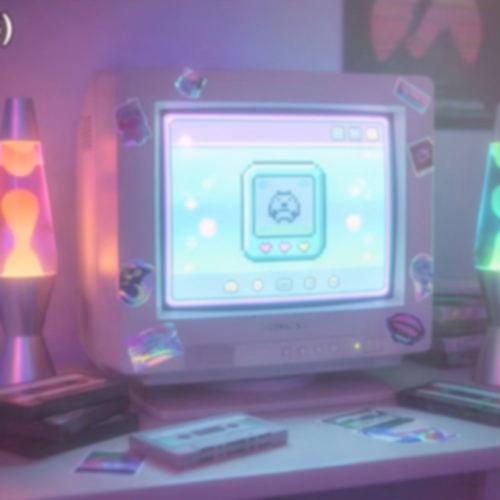
#> input picture img/angels.jpg, 1000 x 1000 px, found by its file name (shown at 1/2 size); its folder holds 8 pictures in this run
$ python p8.py
#> lines starting #> are read from the running program, lines starting #| are printed output that depends on the picture
from PIL import Image, ImageEnhance, ImageFilter, ImageChops, ImageDraw
import numpy as np, random
IMG="/sessions/beautiful-pensive-edison/mnt/outputs/img"
def cover(im,w,h):
#> called with w = 600, h = 800
    iw,ih=im.size;s=max(w/iw,h/ih)
#> after `iw, ih = im.size`: iw = 1000; ih = 1000
#> after `s = max(w / iw, h / ih)`: s = 0.8
    n=im.resize((max(w,int(iw*s)+1),max(h,int(ih*s)+1)),Image.LANCZOS)
    x=(n.width-w)//2;y=(n.height-h)//2
#> after `x = (n.width - w) // 2`: x = 100
#> after `y = (n.height - h) // 2`: y = 0
    return n.crop((x,y,x+w,y+h)).convert("RGB")
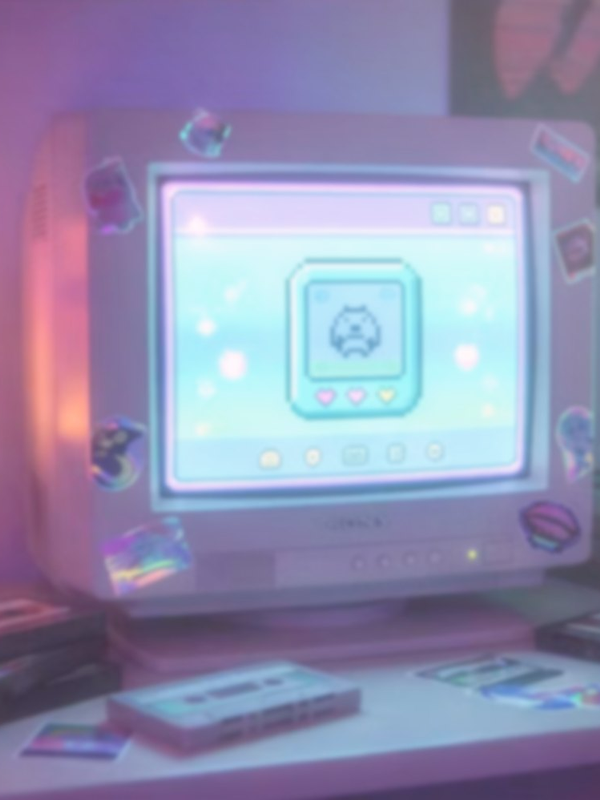
#> returned value: PIL image 600x800 RGB; mean R, G, B 146.1, 143.9, 176.7
def dream(src,tint,a,seed,out,blur=2.0,W=600,H=800):
    base=cover(Image.open(f"{IMG}/{src}"),W,H)
    base=ImageEnhance.Brightness(base).enhance(1.07);base=ImageEnhance.Color(base).enhance(1.08)
    base=Image.blend(base,Image.new("RGB",(W,H),tint),a)
    yy,xx=np.mgrid[0:H,0:W]
    def band(c,wd,ph):
        t=((xx+(H-yy))/(W+H))
        r=0.5+0.5*np.sin(2*np.pi*(t*3+ph));g=0.5+0.5*np.sin(2*np.pi*(t*3+ph+.33));b=0.5+0.5*np.sin(2*np.pi*(t*3+ph+.66))
        m=np.exp(-((t-c)**2)/(2*wd**2));return (np.stack([r,g,b],-1)*m[...,None]*255).astype("uint8")
    rb=Image.fromarray(np.clip(band(0.6,0.1,0)+band(0.3,0.07,0.4),0,255).astype("uint8"),"RGB").filter(ImageFilter.GaussianBlur(6))
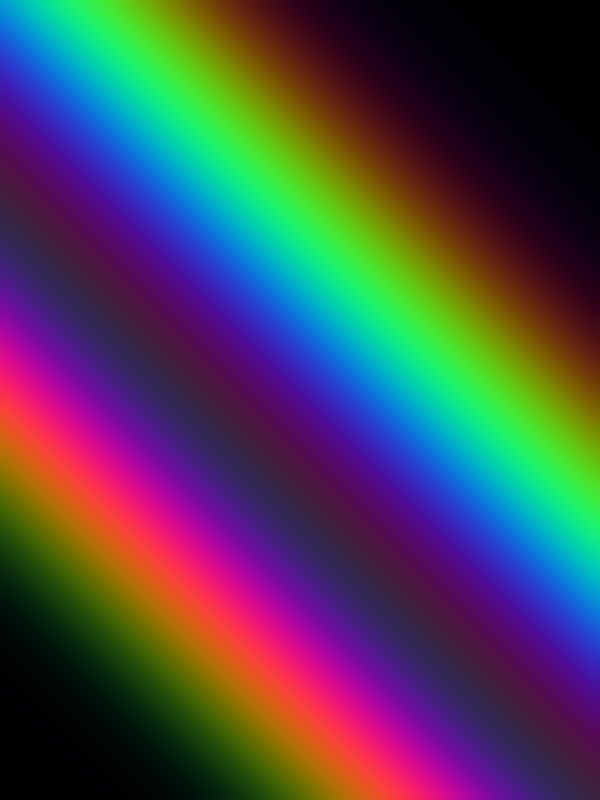
#> rb: PIL image 600x800 RGB; mean R, G, B 74.1, 69.5, 81.3
    base=Image.blend(base,ImageChops.screen(base,rb),0.34)
    spk=Image.new("RGB",(W,H),(0,0,0));d=ImageDraw.Draw(spk);random.seed(seed)
#> after `spk = Image.new('RGB', (W, H), (0, 0, 0))`: spk: PIL image 600x800 RGB; every value is 0
    for _ in range(7):
        x,y=random.randint(40,W-40),random.randint(30,H-60);s=random.randint(8,18)
        d.line((x-s,y,x+s,y),fill=(255,255,255),width=2);d.line((x,y-s,x,y+s),fill=(255,255,255),width=2)
        d.ellipse((x-2,y-2,x+2,y+2),fill=(255,255,255))
    base=ImageChops.screen(base,spk.filter(ImageFilter.GaussianBlur(1.4)))
    base=Image.blend(base,ImageChops.screen(base,base.filter(ImageFilter.GaussianBlur(20))),0.45)
    g=np.clip(((xx/W+(H-yy)/H)/2-0.4)*2.2,0,1)**1.6
    m=Image.fromarray((g*255*0.28).astype("uint8"),"L")
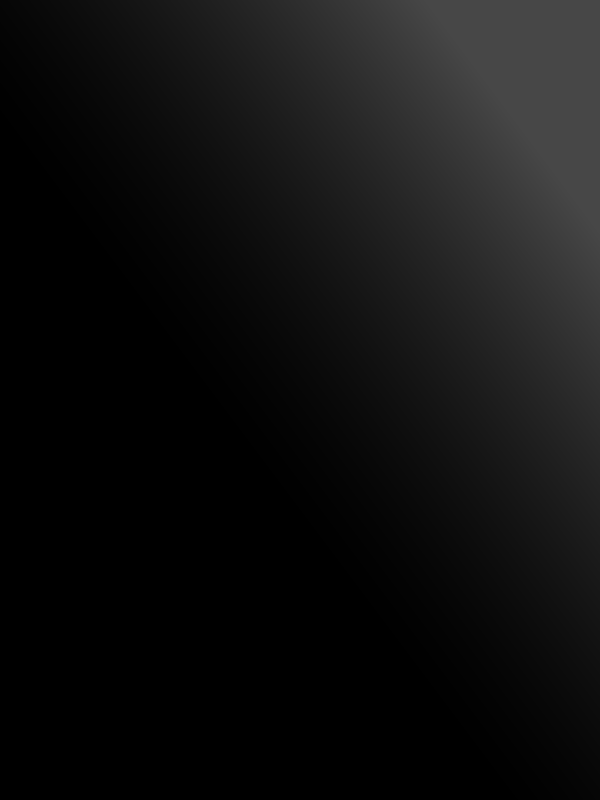
#> m: PIL image 600x800 L; min 0, max 71, mean 16.2
    base=Image.composite(ImageChops.screen(base,Image.new("RGB",(W,H),(255,255,255))),base,m)
    base.filter(ImageFilter.GaussianBlur(blur)).save(f"{IMG}/{out}",quality=86);print(out)
#| dream1.jpg
dream("angels.jpg",(255,178,214),0.17,3,"dream1.jpg",blur=2.0)   # pink
dream("crystal.jpg",(186,150,255),0.20,11,"dream2.jpg",blur=2.2) # purple
#> call 2 of dream, with src = 'crystal.jpg', tint = (186, 150, 255), a = 0.2, seed = 11, out = 'dream2.jpg', blur = 2.2, W = 600, H = 800
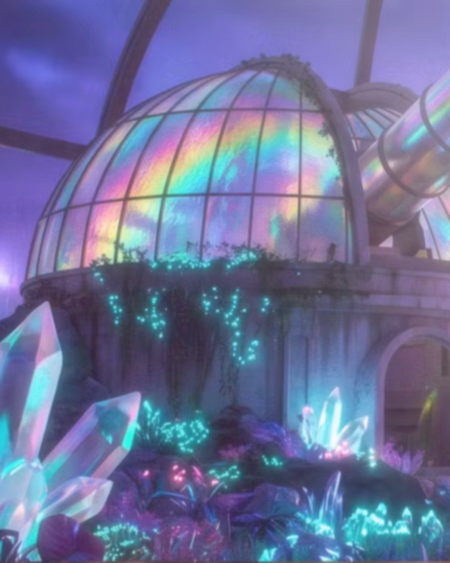
#> input picture img/crystal.jpg, 900 x 1125 px, found by its file name (shown at 1/2 size)
#> call 2 of cover, with w = 600, h = 800
#> in cover (call 2), `iw, ih = im.size`: iw = 900; ih = 1125
#> in cover (call 2), `s = max(w / iw, h / ih)`: s = 0.711
#> in cover (call 2), `return n.crop((x,y,x+w,y+h)).convert("RGB")`:
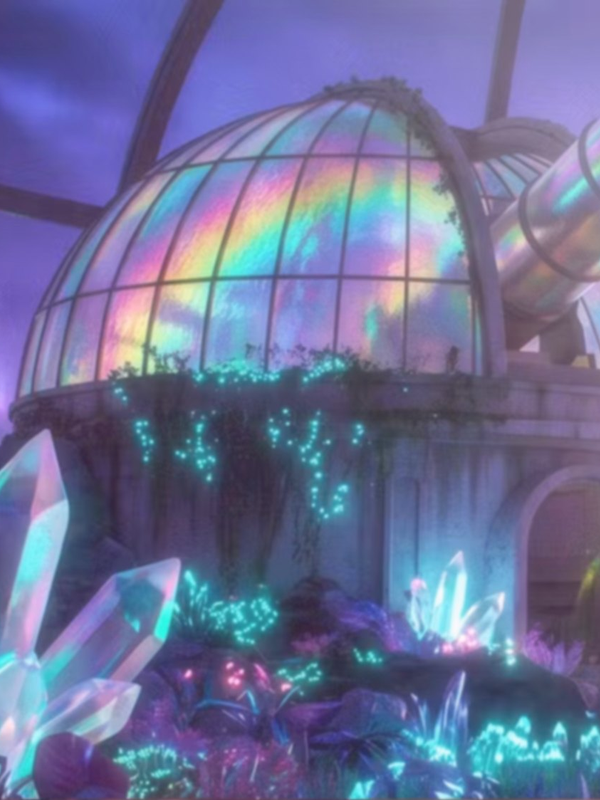
#> returned value: PIL image 600x800 RGB; mean R, G, B 108.6, 114, 153.9
#> in dream (call 2), `base=Image.blend(base,ImageChops.screen(base,rb),0.34)`:
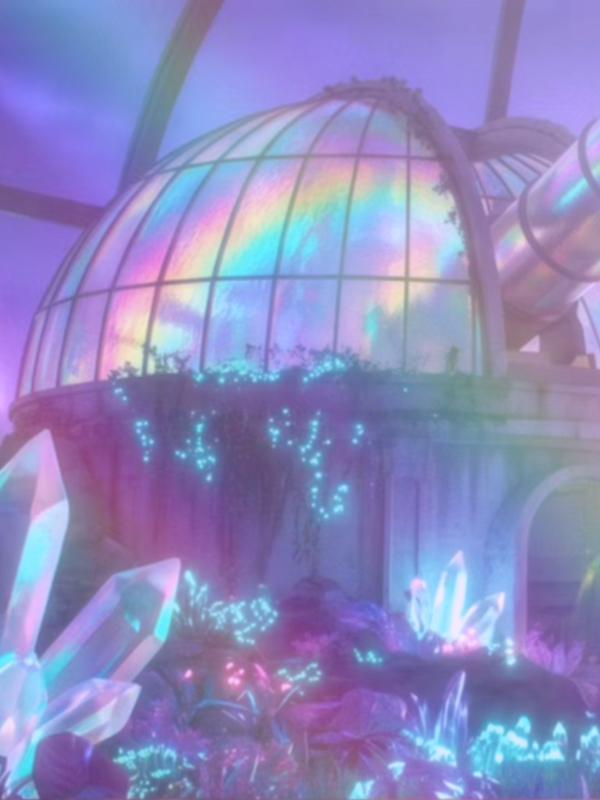
#> base: PIL image 600x800 RGB; mean R, G, B 141.4, 138, 192
#> in dream (call 2), `base=Image.composite(ImageChops.screen(base,Image.new("RGB",(W,H),(255..`:
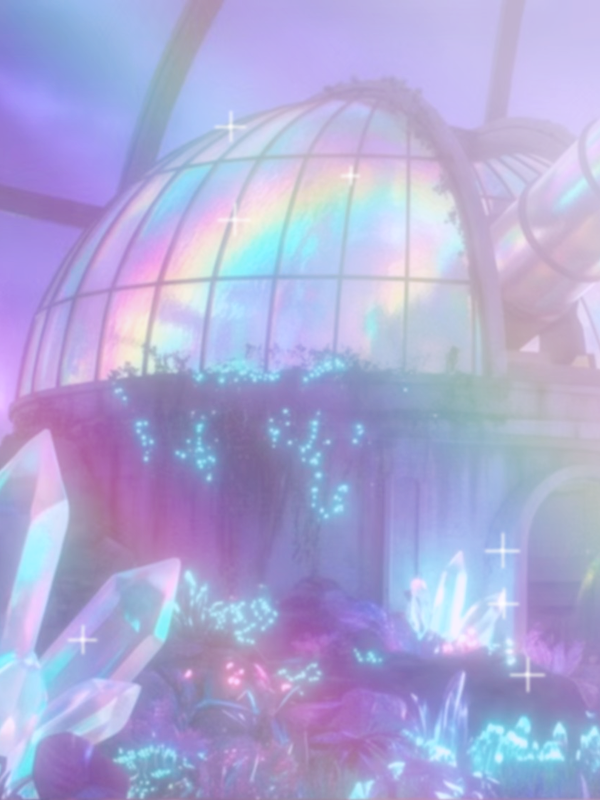
#> base: PIL image 600x800 RGB; mean R, G, B 173.4, 170, 214.3
#| dream2.jpg
print("DONE")
